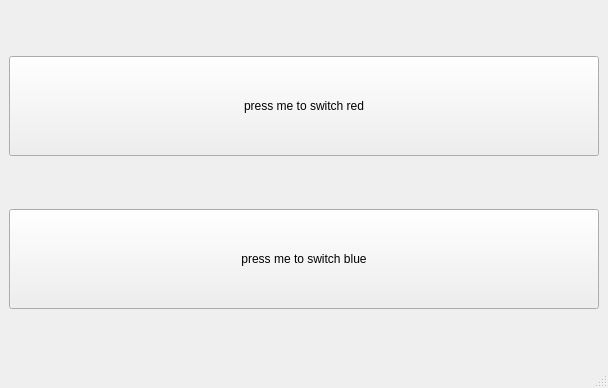
<?xml version="1.0" encoding="UTF-8"?>
<ui version="4.0">
 <class>MainWindow</class>
 <widget class="QMainWindow" name="MainWindow">
  <property name="geometry">
   <rect>
    <x>0</x>
    <y>0</y>
    <width>608</width>
    <height>388</height>
   </rect>
  </property>
  <property name="windowTitle">
   <string>MainWindow</string>
  </property>
  <widget class="QWidget" name="centralwidget">
   <layout class="QVBoxLayout" name="verticalLayout">
    <item>
     <widget class="QPushButton" name="pushButton_switchred">
      <property name="minimumSize">
       <size>
        <width>0</width>
        <height>100</height>
       </size>
      </property>
      <property name="text">
       <string>press me to switch red</string>
      </property>
     </widget>
    </item>
    <item>
     <widget class="QPushButton" name="pushButton_switchblue">
      <property name="minimumSize">
       <size>
        <width>0</width>
        <height>100</height>
       </size>
      </property>
      <property name="text">
       <string>press me to switch blue</string>
      </property>
     </widget>
    </item>
   </layout>
  </widget>
  <widget class="QMenuBar" name="menubar">
   <property name="geometry">
    <rect>
     <x>0</x>
     <y>0</y>
     <width>608</width>
     <height>27</height>
    </rect>
   </property>
  </widget>
  <widget class="QStatusBar" name="statusbar"/>
 </widget>
 <resources/>
 <connections/>
</ui>
